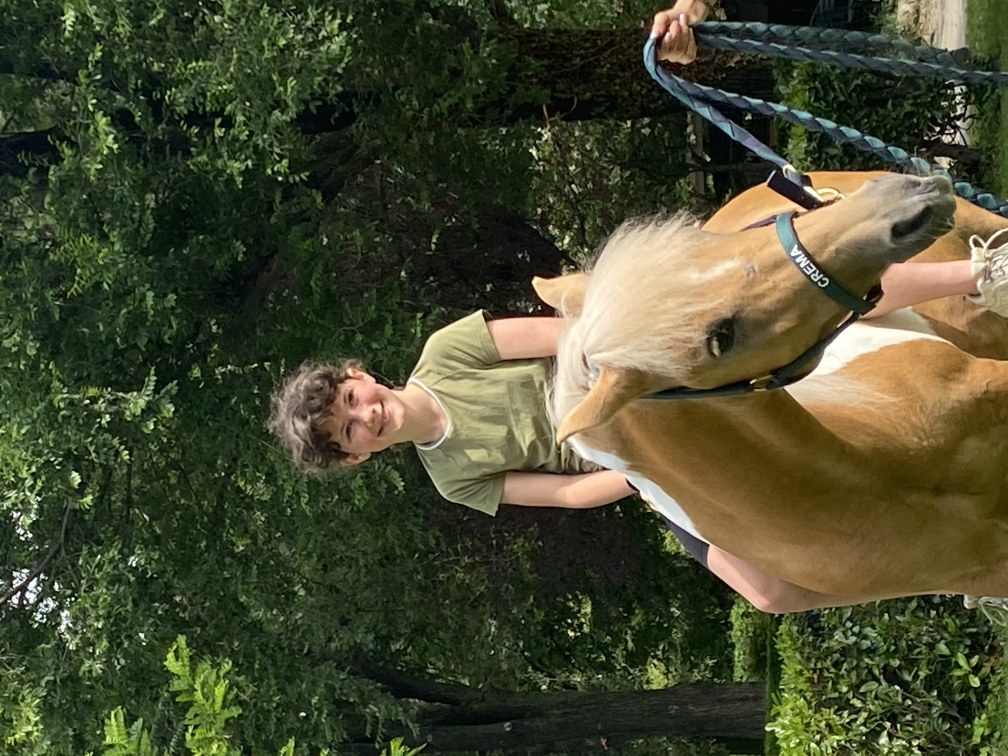
#> input picture images/full/Copia di IMG_5787.JPG, 4032 x 3024 px (shown at 1/4 size); its folder holds 4 pictures in this run
$ python generate_thumbs.py
#> lines starting #> are read from the running program, lines starting #| are printed output that depends on the picture
from PIL import Image
import os

# Function to create thumbnails by dividing the resolution by a specified number
def create_thumbnails(input_folder, output_folder, division_factor=2):
    # Create output folder if it doesn't exist
#> called with input_folder = 'images/full', output_folder = 'images/thumbs', division_factor = 4
    if not os.path.exists(output_folder):
        os.makedirs(output_folder)

    # List all files in the input folder
    files = os.listdir(input_folder)

    # Filter image files
    image_files = [f for f in files if f.lower().endswith(('.png', '.jpg', '.jpeg', '.gif'))]

    for image_file in image_files:
        # Open image using Pillow
        with Image.open(os.path.join(input_folder, image_file)) as img:
            # Calculate new size
#> img is the input picture: PIL image 4032x3024 RGB; mean R, G, B 71.6, 74, 48.2
            new_size = (img.width // division_factor, img.height // division_factor)
#> new_size = (1008, 756)

            # Create thumbnail with maintained aspect ratio
            img.thumbnail(new_size)
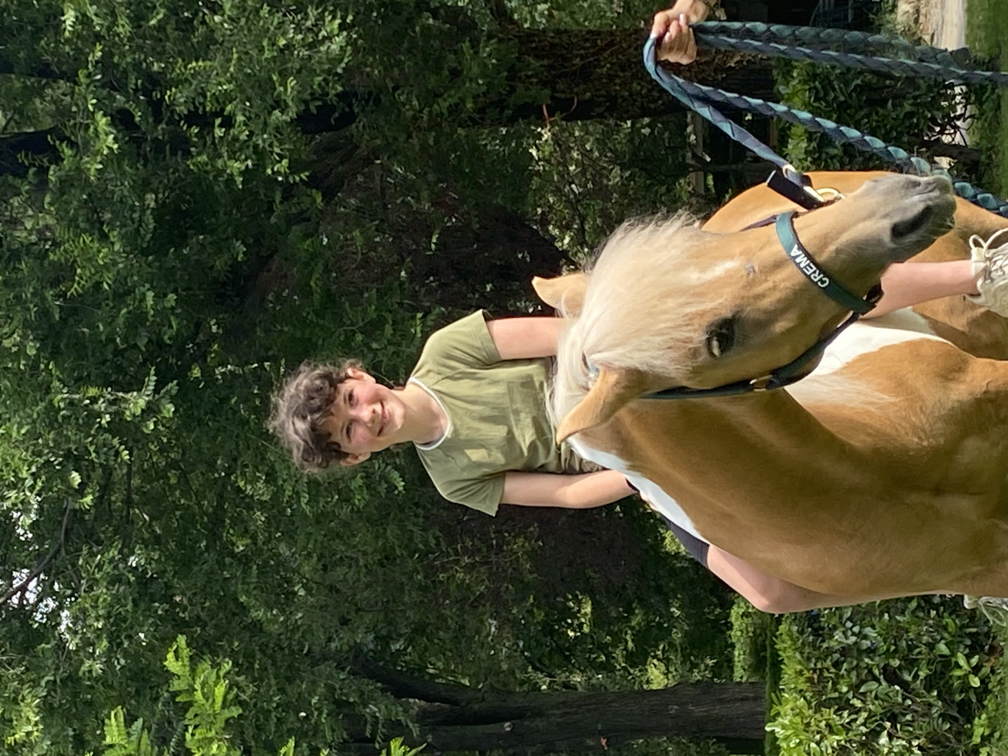
#> img: PIL image 1008x756 RGB; mean R, G, B 71.8, 74.2, 48.4

            # Save thumbnail to output folder
            thumbnail_path = os.path.join(output_folder, image_file)
            img.save(thumbnail_path)

            print(f'Thumbnail created: {thumbnail_path}, Size: {new_size}')
#| Thumbnail created: images/thumbs/Copia di IMG_5787.JPG, Size: (1008, 756)
#> pass 2 of the loop in create_thumbnails, `for image_file in image_files:`:
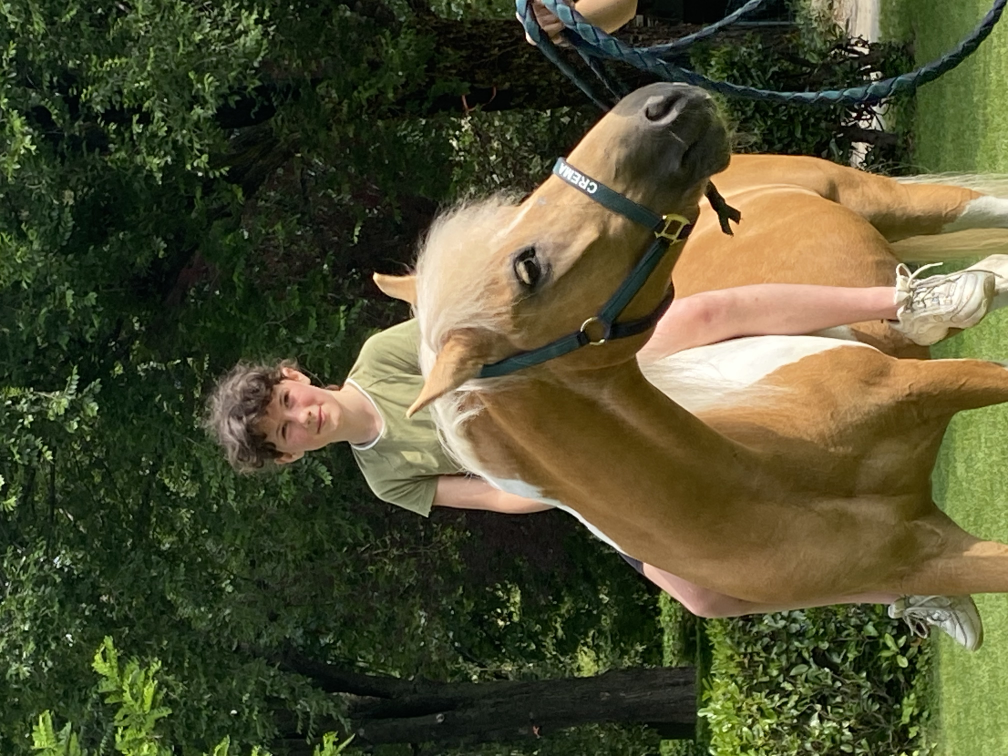
#> input picture images/full/Copia di IMG_5788.JPG, 4032 x 3024 px (shown at 1/4 size)
#> in create_thumbnails, img is the input picture: PIL image 4032x3024 RGB; mean R, G, B 79.4, 79.2, 49.8
#> in create_thumbnails, `img.thumbnail(new_size)`:
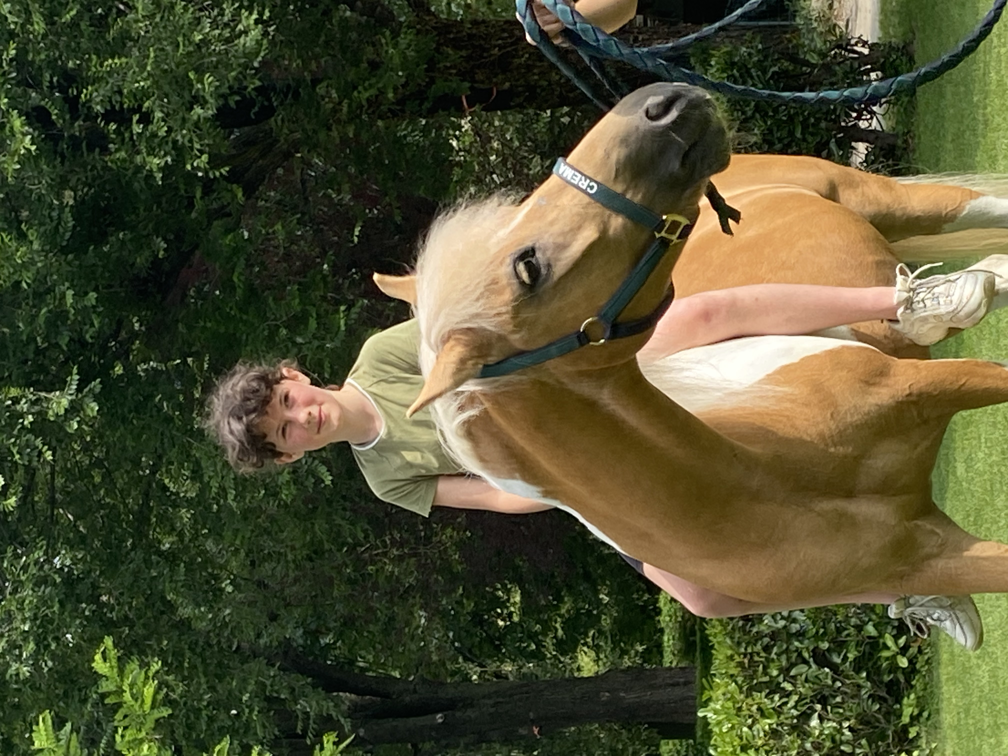
#> img: PIL image 1008x756 RGB; mean R, G, B 79.5, 79.4, 49.9
#| Thumbnail created: images/thumbs/Copia di IMG_5788.JPG, Size: (1008, 756)
#> pass 3 of the loop in create_thumbnails, `for image_file in image_files:`:
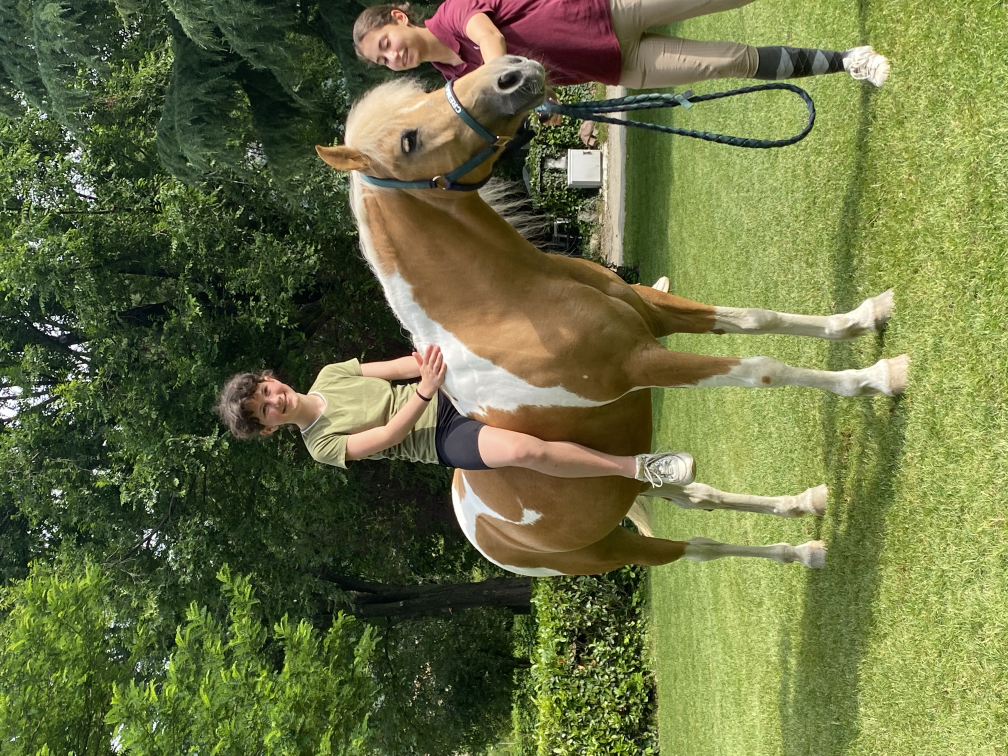
#> input picture images/full/Copia di IMG_5789.JPG, 4032 x 3024 px (shown at 1/4 size)
#> in create_thumbnails, img is the input picture: PIL image 4032x3024 RGB; mean R, G, B 105.7, 112.9, 67.2
#> in create_thumbnails, `img.thumbnail(new_size)`:
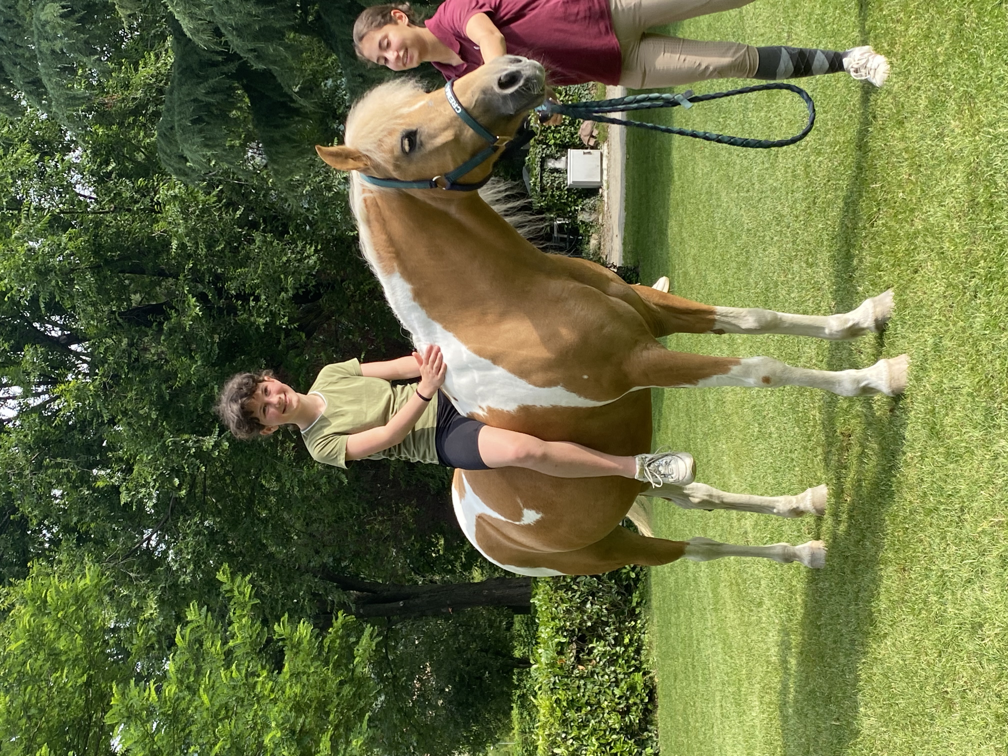
#> img: PIL image 1008x756 RGB; mean R, G, B 105.9, 113, 67.4
#| Thumbnail created: images/thumbs/Copia di IMG_5789.JPG, Size: (1008, 756)
#> the loop made 4 passes; the first 3 are shown

# Specify input and output folders
input_folder = 'images/full'  # Path to your original images folder
output_folder = 'images/thumbs'  # Path to where thumbnails will be saved

# Specify the division factor
division_factor = 4

# Call function to create thumbnails
create_thumbnails(input_folder, output_folder, division_factor)
